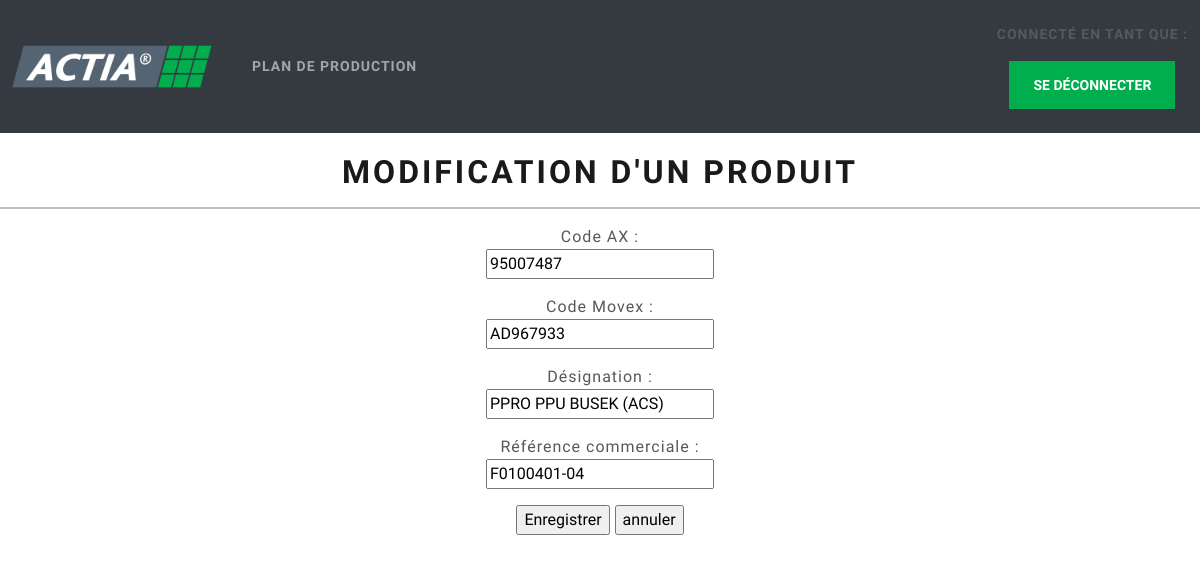
The page /modification_produit.php?code_ax=95007487 on the database its author committed.
### tables this page shows
CREATE TABLE `produit` (
  `code_ax` varchar(50) NOT NULL,
  `code_movex` varchar(50) DEFAULT NULL,
  `designation_produit` varchar(50) DEFAULT NULL,
  `reference_commerciale` varchar(50) DEFAULT NULL,
  `stock_secu_attendu` int(11) NOT NULL,
  `stock_secu_reel` int(11) NOT NULL,
  `commentaire_stock` varchar(255) DEFAULT NULL
);

### modification_produit.php (the view, shortened to what this page needs)
<?php
$dbh = db_connect();
$code_ax = isset($_GET["code_ax"]) ? $_GET["code_ax"]:null;
$code_movex = isset($_POST["code_movex"]) ? $_POST["code_movex"]:null;
$designation_produit = isset($_POST["designation_produit"]) ? $_POST["designation_produit"]:null;
$reference_commerciale = isset($_POST["reference_commerciale"]) ? $_POST["reference_commerciale"]:null;
$submit = isset($_POST["submit"]);
if ($submit) {
    $sql = "UPDATE produit SET code_movex = :code_movex, designation_produit = :designation_produit, reference_commerciale = :reference_commerciale WHERE code_ax =:code_ax";
    $params = array(
        ":code_ax" => $code_ax,
        ":code_movex" => $code_movex,
        ":designation_produit" => $designation_produit,
        ":reference_commerciale" => $reference_commerciale,
    );
    try {
        $sth = $dbh -> prepare($sql);
        $sth -> execute($params);
    } catch (PDOException $ex) {
        die("Erreur lors de la modification des données :". $ex -> getMessage());
    }
    header("Location: gestion_produit.php");
    exit;
} else {
    $sql = "SELECT * FROM produit WHERE code_ax = :code_ax";
    $params = array(
        ":code_ax" => $code_ax,
    );
    try {
        $sth = $dbh -> prepare($sql);
        $sth -> execute($params);
        $produits = $sth -> fetch(PDO::FETCH_ASSOC);
        $code_ax = $produits["code_ax"];
        $code_movex = $produits["code_movex"];
        $designation_produit = $produits["designation_produit"];
        $reference_commerciale = $produits["reference_commerciale"];
    } catch (PDOException $ex) {
        die("Erreur de la récupération des données :". $ex -> getMessage());
    }
}
?>
<!DOCTYPE html>
<html lang="fr">
<head>
</head>
<body>
    <?php include "tete_page.php";?>
    <h1 style = "text-align: center; margin-top: 20px;">Modification d'un produit </h1>
    <hr style="border: 1px solid black; width: 100%;">
    <form action="" method = "POST" style = "text-align: center;">
        <p>Code AX : <br><input type = "text" name = "code_ax" value ="<?php echo htmlspecialchars($code_ax) ?>" maxlength="20" minlength="3"></p>
        <p>Code Movex : <br><input type = "text" name = "code_movex" value = "<?php echo htmlspecialchars($code_movex) ?>" maxlength="20" minlength="3"></p>
        <p>Désignation : <br><input type = "text" name = "designation_produit" value = "<?php echo htmlspecialchars($designation_produit) ?>" maxlength="20" minlength="3"></p>
        <p>Référence commerciale : <br><input type = "text" name = "reference_commerciale" value = "<?php echo htmlspecialchars($reference_commerciale) ?>" maxlength="20" minlength="3"></p>
        <input type="submit" name = "submit" value = "Enregistrer">
        <input type="submit" name = annuler value = "annuler">
    </form>
</body>
</html>

### rows shown on the page
produit: code_ax "95007487", code_movex "AD967933", designation_produit "PPRO PPU BUSEK (ACS)", reference_commerciale "F0100401-04"
